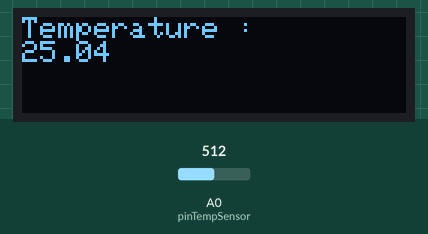
The sketch below on a simulated Arduino Zero (SAMD21). Parts: 128×32 one-colour display. The test bench sets the inputs (shaded band); at power-on: A0 (pinTempSensor) = 512. What the sketch prints to the serial monitor is not drawn.

Above: at 5.2 s.
5.3 s: A0 (pinTempSensor) set to 716
At 6.5 s:
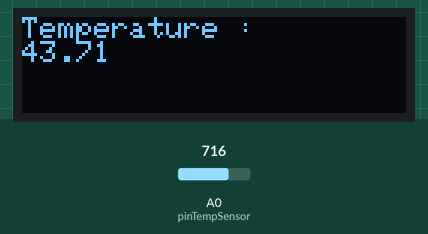
6.9 s: A0 (pinTempSensor) set to 900
At 8.0 s:
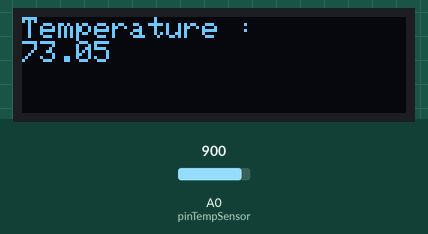
8.6 s: A0 (pinTempSensor) set to 1023
At 9.4 s:
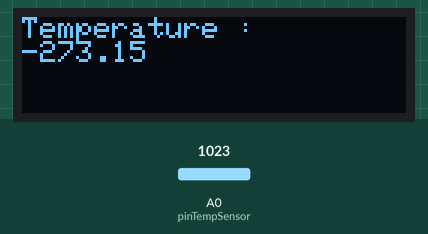
Timing chart, 0 to 11.6 s (numbered marks = the images above; inputs shaded):
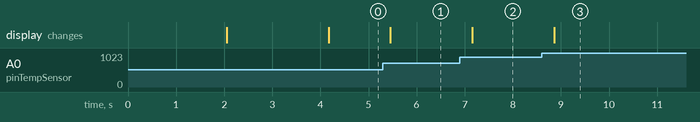

The sketch:

AR_Temperature.ino
```cpp
#include <SPI.h>
#include <Wire.h>
#include <Adafruit_GFX.h>
#include <Adafruit_SSD1306.h>
#include <Arduino.h>
#include <math.h>

const int B = 4275;               // B value of the thermistor
const int R0 = 100000;            // R0 = 100k
const int pinTempSensor = A0;     // Grove - Temperature Sensor connect to A0

#if defined(ARDUINO_ARCH_AVR)
#define debug  Serial
#elif defined(ARDUINO_ARCH_SAMD) ||  defined(ARDUINO_ARCH_SAM)
#define debug  SerialUSB
#else
#define debug  Serial
#endif

#define SCREEN_WIDTH 128 // OLED display width, in pixels
#define SCREEN_HEIGHT 32 // OLED display height, in pixels

#define OLED_RESET     -1 // Reset pin # (or -1 if sharing Arduino reset pin)
#define SCREEN_ADDRESS 0x3C ///< See datasheet for Address; 0x3D for 128x64, 0x3C for 128x32
Adafruit_SSD1306 display(SCREEN_WIDTH, SCREEN_HEIGHT, &Wire, OLED_RESET);
const unsigned char Logo [] PROGMEM = {// 'Logo - White', 128x64px
0x00, 0x00, 0x00, 0x00, 0x00, 0x07, 0xef, 0xc0, 0x07, 0xff, 0xe0, 0x00, 0x00, 0x00, 0x00, 0x00,
0x00, 0x00, 0x00, 0x00, 0x00, 0x3f, 0xff, 0xf8, 0x3f, 0xff, 0xf8, 0x00, 0x00, 0x00, 0x00, 0x00,
0x00, 0x00, 0x00, 0x00, 0x00, 0x7f, 0xff, 0xfc, 0x7f, 0xff, 0xfe, 0x00, 0x00, 0x00, 0x00, 0x00,
0x00, 0x00, 0x00, 0x00, 0x00, 0xf1, 0xff, 0x1f, 0xf1, 0xef, 0x8f, 0x00, 0x00, 0x00, 0x00, 0x00,
0x00, 0x00, 0x00, 0x00, 0x01, 0xe3, 0xc7, 0x8f, 0xe3, 0xc3, 0xc7, 0x80, 0x00, 0x00, 0x00, 0x00,
0x00, 0x00, 0x00, 0x00, 0x03, 0xc7, 0x83, 0x87, 0xc3, 0x81, 0xc3, 0x80, 0x00, 0x00, 0x00, 0x00,
0x00, 0x00, 0x00, 0x00, 0x03, 0x87, 0x03, 0xc3, 0xc3, 0x81, 0xe1, 0xc0, 0x00, 0x00, 0x00, 0x00,
0x00, 0x00, 0x00, 0x00, 0x07, 0x07, 0x01, 0xc3, 0x87, 0x00, 0xe1, 0xc0, 0x00, 0x00, 0x00, 0x00,
0x00, 0x00, 0x00, 0x00, 0x07, 0x0f, 0x01, 0xc3, 0xc3, 0x00, 0xe0, 0xc0, 0x00, 0x00, 0x00, 0x00,
0x00, 0x00, 0x00, 0x00, 0x07, 0x0e, 0x00, 0xc3, 0xc3, 0x80, 0x00, 0x00, 0x00, 0x00, 0x00, 0x00,
0x00, 0x00, 0x00, 0x00, 0x07, 0x0e, 0x00, 0xe3, 0xc3, 0xc0, 0x00, 0x00, 0x00, 0x00, 0x00, 0x00,
0x00, 0x00, 0x00, 0x00, 0x0f, 0x0e, 0x00, 0xc1, 0xe1, 0xc0, 0x00, 0x00, 0x00, 0x00, 0x00, 0x00,
0x00, 0x00, 0x00, 0x00, 0x0f, 0x0e, 0x00, 0xc1, 0xf1, 0xe0, 0x00, 0x00, 0x00, 0x00, 0x00, 0x00,
0x00, 0x00, 0x00, 0x00, 0x0f, 0x0e, 0x00, 0xc1, 0xf8, 0xf0, 0x00, 0x00, 0x00, 0x00, 0x00, 0x00,
0x00, 0x00, 0x00, 0x00, 0x0f, 0x0e, 0x00, 0xc1, 0xfc, 0x3c, 0x00, 0x00, 0x00, 0x00, 0x00, 0x00,
0x00, 0x00, 0x00, 0x00, 0x0f, 0x0e, 0x00, 0xc1, 0xde, 0x1e, 0x00, 0x00, 0x00, 0x00, 0x00, 0x00,
0x00, 0x00, 0x00, 0x00, 0x07, 0x0e, 0x00, 0xe1, 0xc7, 0x0f, 0x00, 0x00, 0x00, 0x00, 0x00, 0x00,
0x00, 0x00, 0x00, 0x00, 0x07, 0x0f, 0x00, 0xc1, 0xc3, 0xc7, 0x80, 0x00, 0x00, 0x00, 0x00, 0x00,
0x00, 0x00, 0x00, 0x00, 0x07, 0x0f, 0x01, 0xc3, 0x81, 0xe3, 0xc0, 0x00, 0x00, 0x00, 0x00, 0x00,
0x00, 0x00, 0x00, 0x00, 0x03, 0x87, 0x01, 0xc3, 0x80, 0xf1, 0xf0, 0x00, 0x00, 0x00, 0x00, 0x00,
0x00, 0x00, 0x00, 0x00, 0x03, 0x87, 0x03, 0xc3, 0x80, 0x78, 0xf0, 0x00, 0x00, 0x00, 0x00, 0x00,
0x00, 0x00, 0x00, 0x00, 0x01, 0xc3, 0x87, 0x87, 0x00, 0x3e, 0x38, 0x00, 0x00, 0x00, 0x00, 0x00,
0x00, 0x00, 0x00, 0x00, 0x01, 0xe3, 0xc7, 0x0e, 0x00, 0x1f, 0x1e, 0x00, 0x00, 0x00, 0x00, 0x00,
0x00, 0x00, 0x00, 0x00, 0x00, 0xf0, 0xff, 0x3f, 0xff, 0xef, 0xff, 0x00, 0x00, 0x00, 0x00, 0x00,
0x00, 0x00, 0x00, 0x00, 0x00, 0x7f, 0xff, 0xff, 0xff, 0xff, 0xff, 0x80, 0x00, 0x00, 0x00, 0x00,
0x00, 0x00, 0x00, 0x00, 0x00, 0x1f, 0xff, 0xf3, 0xff, 0xff, 0xff, 0xe0, 0x00, 0x00, 0x00, 0x00,
0x00, 0x00, 0x00, 0x00, 0x00, 0x03, 0x83, 0x80, 0x00, 0x00, 0x00, 0x00, 0x00, 0x00, 0x00, 0x00,
0x00, 0x00, 0x00, 0x00, 0x00, 0x00, 0x00, 0x00, 0x00, 0x00, 0x00, 0x00, 0x00, 0x00, 0x00, 0x00,
0x00, 0x00, 0x00, 0x00, 0x00, 0x00, 0x00, 0x00, 0x00, 0x00, 0x00, 0x00, 0x00, 0x00, 0x00, 0x00,
0x00, 0x00, 0x00, 0x00, 0x00, 0x00, 0x00, 0x00, 0x00, 0x00, 0x00, 0x00, 0x00, 0x00, 0x00, 0x00,
0x00, 0x00, 0x00, 0x00, 0x00, 0x00, 0x00, 0x00, 0x00, 0x00, 0x00, 0x00, 0x00, 0x00, 0x00, 0x00,
0x00, 0x00, 0x00, 0x00, 0x00, 0x00, 0x00, 0x00, 0x00, 0x00, 0x00, 0x00, 0x00, 0x00, 0x00, 0x00,
0x00, 0x00, 0x00, 0x00, 0x00, 0x00, 0x00, 0x00, 0x00, 0x00, 0x00, 0x00, 0x00, 0x00, 0x00, 0x00,
0x00, 0x00, 0x00, 0x00, 0x00, 0x00, 0x00, 0x00, 0x00, 0x00, 0x00, 0x00, 0x00, 0x00, 0x00, 0x00,
0x00, 0x00, 0x00, 0x00, 0x00, 0x00, 0x00, 0x00, 0x00, 0x00, 0x00, 0x00, 0x00, 0x00, 0x00, 0x00,
0x00, 0x00, 0x00, 0x00, 0x00, 0x00, 0x00, 0x00, 0x00, 0x00, 0x00, 0x00, 0x00, 0x00, 0x00, 0x00,
0x00, 0x00, 0x00, 0x00, 0x00, 0x00, 0x00, 0x00, 0x00, 0x00, 0x00, 0x00, 0x00, 0x00, 0x00, 0x00,
0x00, 0x00, 0x00, 0x00, 0x00, 0x00, 0x00, 0x00, 0x00, 0x00, 0x00, 0x00, 0x00, 0x00, 0x00, 0x00,
0x00, 0x00, 0x00, 0x00, 0x00, 0x00, 0x00, 0x00, 0x00, 0x00, 0x00, 0x00, 0x00, 0x00, 0x00, 0x00,
0x00, 0x00, 0x00, 0x00, 0x00, 0x00, 0x00, 0x00, 0x00, 0x00, 0x00, 0x00, 0x00, 0x00, 0x00, 0x00,
0x00, 0x00, 0x00, 0x00, 0x00, 0x00, 0x00, 0x00, 0x00, 0x00, 0x00, 0x00, 0x00, 0x00, 0x00, 0x00,
0x00, 0x00, 0x00, 0x00, 0x00, 0x00, 0x00, 0x00, 0x00, 0x00, 0x00, 0x00, 0x00, 0x00, 0x00, 0x00,
0x00, 0x00, 0x00, 0x00, 0x00, 0x00, 0x00, 0x00, 0x00, 0x00, 0x00, 0x00, 0x00, 0x00, 0x00, 0x00,
0x00, 0x00, 0x00, 0x00, 0x00, 0x00, 0x00, 0x00, 0x00, 0x00, 0x00, 0x00, 0x00, 0x00, 0x00, 0x00,
0x00, 0x00, 0x00, 0x00, 0x00, 0x00, 0x00, 0x00, 0x00, 0x00, 0x00, 0x00, 0x00, 0x00, 0x00, 0x00
};
void setup() {
  Serial.begin(9600);
  // SSD1306_SWITCHCAPVCC = generate display voltage from 3.3V internally
  if(!display.begin(SSD1306_SWITCHCAPVCC, 0x3c)) {
    Serial.println(F("SSD1306 allocation failed"));
    for(;;); // Don't proceed, loop forever
  }

  // Show initial display buffer contents on the screen --
  // the library initializes this with an Adafruit splash screen.
  display.clearDisplay(); //Clear display is used to remove the Adafruit splash screen
  display.drawBitmap(0, 0,  Logo, 128, 64, WHITE); //Displays Logo
  display.display();
  delay(2000); // Pause for 2 seconds

  // Clear the buffer
  display.clearDisplay();
  // Show the display buffer on the screen. You MUST call display() after
  display.display();
  delay(2000);
}

void loop() {
  int a = analogRead(pinTempSensor);
  float R = 1023.0 / a - 1.0;
  R = R0 * R;
  float temperature = 1.0 / (log(R / R0) / B + 1 / 298.15) - 273.15; // Initializing temperature value
  Serial.print("temperature = ");
  Serial.println(temperature); //To monitor temperature on pc serial monitor as well as on the OLED
  delay(100);
  display.clearDisplay(); //Removes the previous print
  display.setTextSize(1.75); // Draw 1.5X-scale text
  display.setTextColor(SSD1306_WHITE);
  display.setCursor(0, 0);
  display.println(F("Temperature : "));
  display.println(temperature);
  display.ssd1306_command(0xA0); //Mirror effect on screen
  display.display(); //Displays the previous print
  delay(100);
}
```

Measured:
- after the input at 5.3 s, the display: changes after 0.15 s (image 1)
- after the input at 6.9 s, the display: changes after 0.25 s (image 2)
- after the input at 8.6 s, the display: changes after 0.26 s (image 3)
